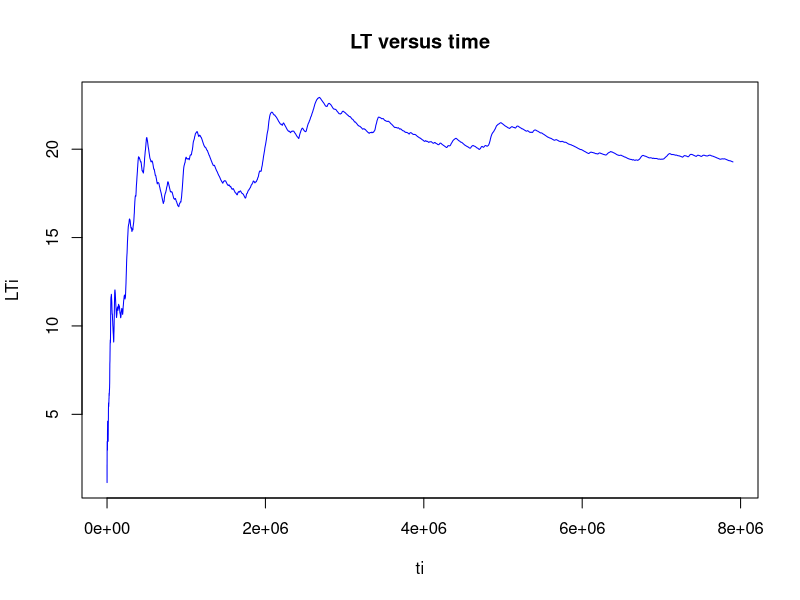
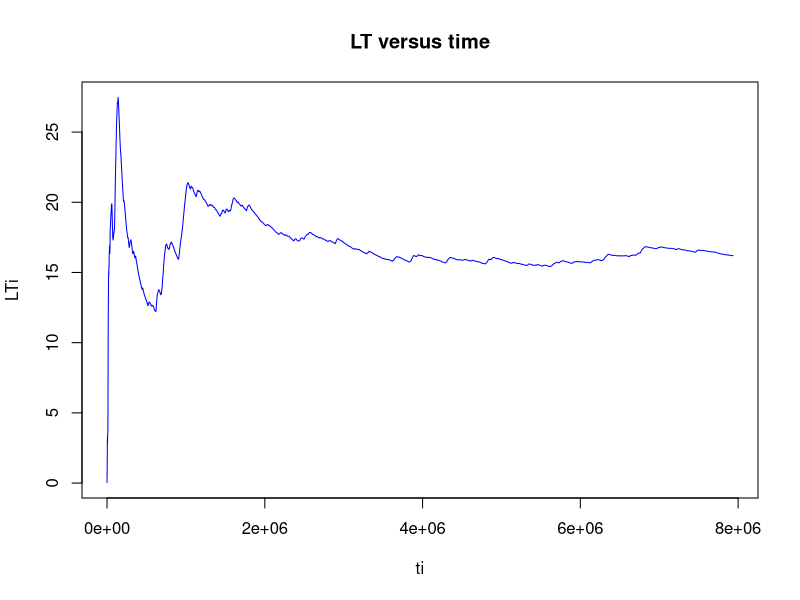
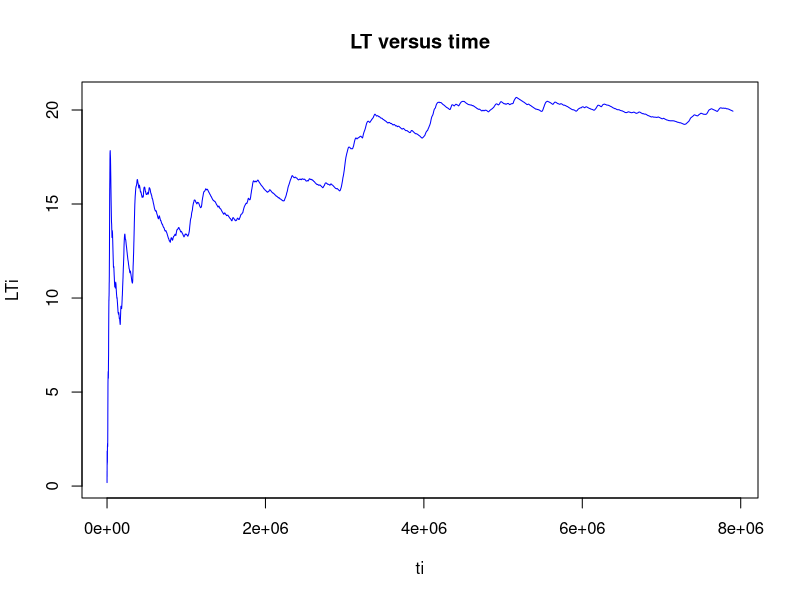
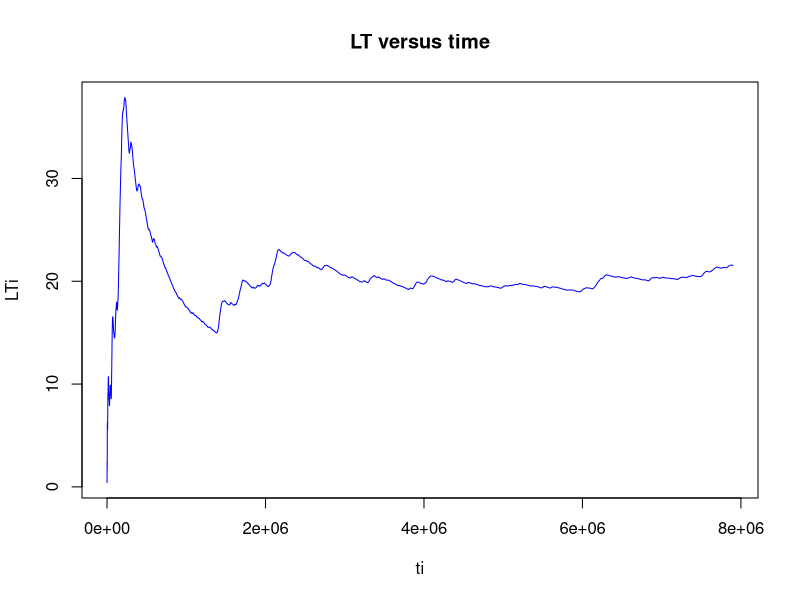

Generate these figures, in order, with R: (Note: a time limit stopped this script after it produced the figures.)
##########################################
#         SMDE - Queueing Theory         #
#            Evaluating G/G/1            #
#   Albert Cerezo - acerezo@ac.upc.edu   #
#       Eloy Gil - eloy@ac.upc.edu       #
##########################################

## Effects of service times following a long-tailed distribution.

a = 0.6135
b = 4

# Euler 
euler1 = gamma((a+1)/a)
euler2 = gamma((a+2)/a)

Ex = b*euler1                     # Mean (E[x])
VarX = b^2*(euler2 - euler1^2)    # Variance (Var[x])
stdVarX = sqrt(VarX)              # std. dev.
Cx = stdVarX / Ex                 # Coefficient of variation (C[x])


## The effect of long tailed service times on G/G/1.

# Using the assigned Erlang Distribution
k = 4 
e_stage = 19.75
e_tau = 79
mean_erlang = e_tau               # E[x] = k * e_stage
var_erlang = k / ((1/e_stage)^2)  # Var[x], sigma^2 (arrivals)
std_var_erlang = sqrt(var_erlang) # stdVar[x], sigma (arrival)
lambda = 1 / mean_erlang          # lambda

# Value of a & b for each Traffic Factor
tf <-  c(0.4, 0.7, 0.85, 0.925)
for (p in tf) {
  b = (p*mean_erlang) / euler1  # b (scale)
  mhu = 1/(b*euler1)            # mhu 
  theta = lambda / mhu          # theta 
  C = theta                     # C(s, theta)
  var_weibull = b^2*(euler2 - euler1^2)  # Var[x], sigma^2 (service)
  # Lq 
  Lq_m = C*p / (1-p)            
  Lq = Lq_m * ((lambda^2 * var_erlang + mhu^2 * var_weibull))/2
  # E[x] = Wq, average waiting time
  Wq = (C * (lambda^2 * var_erlang + mhu^2 * var_weibull)) / (2 * mhu * (1-p))  
  print(paste("Traffic Factor", p, " b = ", b, " Wq: ", Wq))
}

simulate <- function(seed, a, b, k, e_st, N) {
  L = Lq = W = Wq = t = 0
  LTi = ti = NULL
  theta = -Inf
  WeibullNum = rweibull(N, a, b)
  erlangNum = rgamma(N, k, 1/e_st)
  set.seed(seed)

  for (i in 1:N) {
    ts = max(theta, t)    # 1
    x_i = WeibullNum[i]   # 2
    theta = ts + x_i      # 3

    wi = li = theta - t   # 5a
    L = L + li            #
    Lt = L / t
    
    LTi <- c(LTi, Lt)     # Saving to 
    ti <- c(ti, t)        # plot later
    
    W = W + wi
    
    lqi = wqi = ts - t    # 5b
    Lq = Lq + lqi         # 
    Wq = Wq + wqi         #
    
    if (i < N) {          # 4
      tau = erlangNum[i]  #
      t = t + tau         #
    }                     #
  }
  
  W = W / N
  Wq = Wq / N
  L = L / t
  Lq = Lq / t
  plot(ti, LTi, type="l", main="LT versus time", col="blue")    # Plot data LTi vs. i time
  returnlist = list(W, Wq, L, Lq, LTi, ti)                      # Return results
}

# Initialization 
W_v = Wq_v = L_v = Lq_v = NULL
seed = 157      # Starting seed
N = 100000      # Number of clients
NumTests = 10   # Number of simulations per scale
k = 4           # K
e_st = 19.75    # E(stage)
a = 0.6135      # Shape
b_list = c(21.6068526614056, 37.8119921574598, 45.9145619054869, 49.9658467795004)
b = b_list[4]   # Scale (b factor) obtained using our scr

print(paste("Simulation with b = ", b))
for (j in 1:NumTests) {
  seed = seed + j                             # Refreshing seed value
  result = simulate(seed, a, b, k, e_st, N)   # Starting simulation
  W = result[[1]]                             # Extracting simulation results
  Wq = result[[2]]
  L = result[[3]]
  Lq = result[[4]]
  LTi = result[[5]]
  ti = result[[6]]
  W_v = c(W_v, W)
  Wq_v = c(Wq_v, Wq)
  L_v = c(L_v, L)
  Lq_v = c(Lq_v, Lq)
}

# Printing simulation results
print(paste("W mean: ", mean(W_v), "| Std dev.: ", sd(W_v)))    # Avg time in the system and its std. dev.
print(paste("Wq mean: ", mean(Wq_v), "| Std dev.: ", sd(Wq_v))) # Avg time in the queue and its std. dev.
print(paste("L mean: ", mean(L_v), "| Std dev.: ", sd(L_v)))    # Avg system occupation and its std. dev.
print(paste("Lq mean: ", mean(Lq_v), "| Std dev.: ", sd(Lq_v))) # Avg queue occupation and its std. dev.
